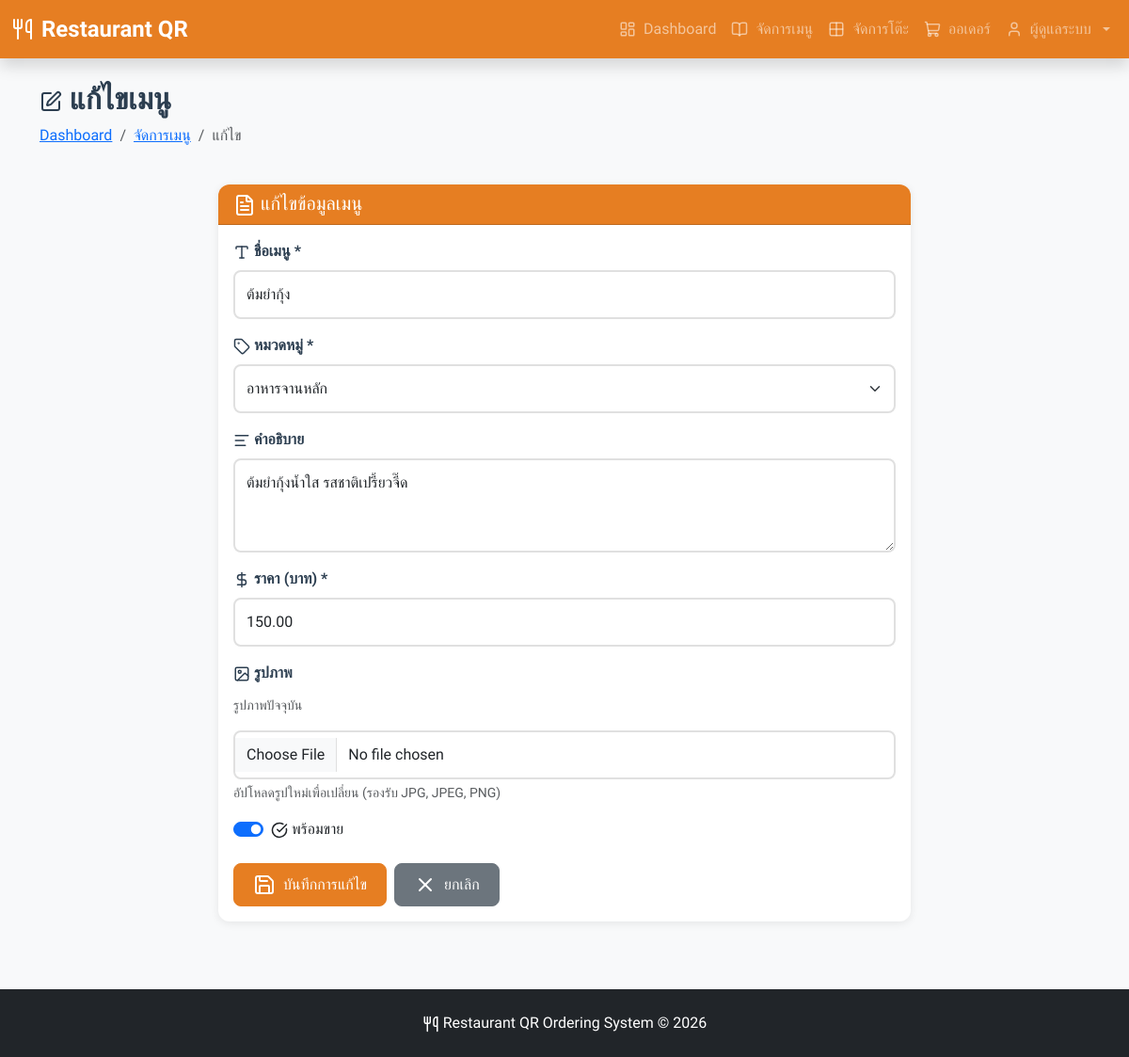
Page /menu-edit.php?id=3 (signed in) on the committed database.
### tables this page shows
CREATE TABLE IF NOT EXISTS menu_items (
    id INT AUTO_INCREMENT PRIMARY KEY,
    category_id INT NOT NULL,
    name VARCHAR(150) NOT NULL,
    description TEXT NULL,
    price DECIMAL(10,2) NOT NULL,
    image VARCHAR(255) NULL,
    is_available BOOLEAN DEFAULT TRUE,
    created_at TIMESTAMP DEFAULT CURRENT_TIMESTAMP,
    FOREIGN KEY (category_id) REFERENCES categories(id) ON DELETE CASCADE
);

CREATE TABLE IF NOT EXISTS categories (
    id INT AUTO_INCREMENT PRIMARY KEY,
    name VARCHAR(100) NOT NULL,
    description TEXT NULL,
    display_order INT DEFAULT 0,
    created_at TIMESTAMP DEFAULT CURRENT_TIMESTAMP
);

### menu-edit.php (the view, shortened to what this page needs)
<?php
$database = new Database();
$db = $database->getConnection();
$menu_id = $_GET['id'] ?? 0;
$query = "SELECT * FROM menu_items WHERE id = :id";
$stmt = $db->prepare($query);
$stmt->bindParam(':id', $menu_id);
$stmt->execute();
$menu = $stmt->fetch();
$query = "SELECT * FROM categories ORDER BY display_order, name";
$stmt = $db->query($query);
$categories = $stmt->fetchAll();
require_once '../includes/header.php';
?>
<main class="py-4">
    <div class="container">
        <div class="row mb-4">
            <div class="col">
                <h2 class="fw-bold">
                    <i data-lucide="edit"></i>
                    แก้ไขเมนู
                </h2>
                <nav aria-label="breadcrumb">
                    <ol class="breadcrumb">
                        <li class="breadcrumb-item"><a href="dashboard.php">Dashboard</a></li>
                        <li class="breadcrumb-item"><a href="menu.php">จัดการเมนู</a></li>
                        <li class="breadcrumb-item active">แก้ไข</li>
                    </ol>
                </nav>
            </div>
        </div>
        <div class="row justify-content-center">
            <div class="col-lg-8">
                <div class="card fade-in">
                    <div class="card-header">
                        <h5 class="mb-0">
                            <i data-lucide="file-text"></i>
                            แก้ไขข้อมูลเมนู
                        </h5>
                    </div>
                    <div class="card-body">
                        <form method="POST" enctype="multipart/form-data">
                            <div class="mb-3">
                                <label for="name" class="form-label">
                                    <i data-lucide="type" class="icon-sm"></i> ชื่อเมนู *
                                </label>
                                <input type="text" class="form-control" id="name" name="name"
                                       value="<?php echo htmlspecialchars($_POST['name'] ?? $menu['name']); ?>" required>
                            </div>
                            <div class="mb-3">
                                <label for="category_id" class="form-label">
                                    <i data-lucide="tag" class="icon-sm"></i> หมวดหมู่ *
                                </label>
                                <select class="form-select" id="category_id" name="category_id" required>
                                    <?php foreach ($categories as $category): ?>
                                        <option value="<?php echo $category['id']; ?>"
                                                <?php echo (isset($_POST['category_id']) ? $_POST['category_id'] : $menu['category_id']) == $category['id'] ? 'selected' : ''; ?>>
                                            <?php echo htmlspecialchars($category['name']); ?>
                                        </option>
                                    <?php endforeach; ?>
                                </select>
                            </div>
                            <div class="mb-3">
                                <label for="description" class="form-label">
                                    <i data-lucide="align-left" class="icon-sm"></i> คำอธิบาย
                                </label>
                                <textarea class="form-control" id="description" name="description" rows="3"><?php echo htmlspecialchars($_POST['description'] ?? $menu['description']); ?></textarea>
                            </div>
                            <div class="mb-3">
                                <label for="price" class="form-label">
                                    <i data-lucide="dollar-sign" class="icon-sm"></i> ราคา (บาท) *
                                </label>
                                <input type="number" class="form-control" id="price" name="price"
                                       value="<?php echo htmlspecialchars($_POST['price'] ?? $menu['price']); ?>"
                                       step="0.01" min="0" required>
                            </div>
                            <div class="mb-3">
                                <label for="image" class="form-label">
                                    <i data-lucide="image" class="icon-sm"></i> รูปภาพ
                                </label>
                                <?php if ($menu['image']): ?>
                                    <div class="mb-2">
                                        <p class="small text-muted mt-1">รูปภาพปัจจุบัน</p>
                                    </div>
                                <?php endif; ?>
                                <input type="file" class="form-control" id="image" name="image" accept="image/jpeg,image/png,image/jpg">
                                <div class="form-text">อัปโหลดรูปใหม่เพื่อเปลี่ยน (รองรับ JPG, JPEG, PNG)</div>
                            </div>
                            <div class="mb-4">
                                <div class="form-check form-switch">
                                    <input class="form-check-input" type="checkbox" id="is_available" name="is_available"
                                           <?php echo (isset($_POST['is_available']) ? isset($_POST['is_available']) : $menu['is_available']) ? 'checked' : ''; ?>>
                                    <label class="form-check-label" for="is_available">
                                        <i data-lucide="check-circle" class="icon-sm"></i> พร้อมขาย
                                    </label>
                                </div>
                            </div>
                            <div class="d-flex gap-2">
                                <button type="submit" class="btn btn-primary">
                                    <i data-lucide="save"></i>
                                    บันทึกการแก้ไข
                                </button>
                                <a href="menu.php" class="btn btn-secondary">
                                    <i data-lucide="x"></i>
                                    ยกเลิก
                                </a>
                            </div>
                        </form>
                    </div>
                </div>
            </div>
        </div>
    </div>
</main>
<?php require_once '../includes/footer.php'; ?>

### style.css (style rules this page uses)
:root { --primary-color: #E67E22; --primary-dark: #D35400; --success-color: #27AE60; --danger-color: #E74C3C; --warning-color: #F39C12; --dark-color: #2C3E50; --light-bg: #F8F9FA; --white: #FFFFFF; }
* { margin: 0; padding: 0; box-sizing: border-box; }
body { font-family: 'Prompt', sans-serif; background-color: var(--light-bg); color: var(--dark-color); min-height: 100vh; display: flex; flex-direction: column; }
main { flex: 1; }
.btn-primary { background-color: var(--primary-color); border-color: var(--primary-color); }
.icon-sm { width: 18px; height: 18px; }
.card { border: none; border-radius: 12px; box-shadow: 0 2px 10px rgba(0, 0, 0, 0.08); transition: all 0.3s ease; }
.card-header { background-color: var(--primary-color); color: white; border-radius: 12px 12px 0 0 !important; font-weight: 600; }
.btn { border-radius: 8px; padding: 10px 20px; font-weight: 500; transition: all 0.3s ease; display: inline-flex; align-items: center; gap: 8px; }
.form-control, .form-select { border-radius: 8px; border: 2px solid #E0E0E0; padding: 12px; transition: all 0.3s ease; }
.form-label { font-weight: 600; margin-bottom: 8px; color: var(--dark-color); }
.fade-in { animation: fadeIn 0.5s ease; }

### rows in the picture
menu_items: name "ต้มยำกุ้ง", category_id "อาหารจานหลัก", description "ต้มยำกุ้งน้ำใส รสชาติเปรี้ยวจี๊ด", price "150.00", is_available "☑"

### other values in the picture
$_SESSION['full_name'] "ผู้ดูแลระบบ"
